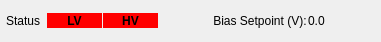
       <widget class="QWidget" name="horizontalLayoutWidget_7">
        <property name="geometry">
         <rect>
          <x>0</x>
          <y>11</y>
          <width>381</width>
          <height>31</height>
         </rect>
        </property>
        <layout class="QHBoxLayout" name="horizontalLayout_8">
         <property name="spacing">
          <number>1</number>
         </property>
         <property name="leftMargin">
          <number>6</number>
         </property>
         <property name="rightMargin">
          <number>6</number>
         </property>
         <item>
          <widget class="QLabel" name="label_35">
           <property name="sizePolicy">
            <sizepolicy hsizetype="Fixed" vsizetype="Fixed">
             <horstretch>0</horstretch>
             <verstretch>0</verstretch>
            </sizepolicy>
           </property>
           <property name="minimumSize">
            <size>
             <width>40</width>
             <height>18</height>
            </size>
           </property>
           <property name="maximumSize">
            <size>
             <width>40</width>
             <height>16777215</height>
            </size>
           </property>
           <property name="font">
            <font>
             <pointsize>9</pointsize>
            </font>
           </property>
           <property name="text">
            <string>Status</string>
           </property>
          </widget>
         </item>
         <item>
          <widget class="QLabel" name="lhsLvStatus">
           <property name="sizePolicy">
            <sizepolicy hsizetype="Fixed" vsizetype="Fixed">
             <horstretch>0</horstretch>
             <verstretch>0</verstretch>
            </sizepolicy>
           </property>
           <property name="minimumSize">
            <size>
             <width>55</width>
             <height>15</height>
            </size>
           </property>
           <property name="maximumSize">
            <size>
             <width>55</width>
             <height>16777215</height>
            </size>
           </property>
           <property name="font">
            <font>
             <weight>75</weight>
             <bold>true</bold>
            </font>
           </property>
           <property name="styleSheet">
            <string notr="true">background-color: rgb(255, 0, 0);</string>
           </property>
           <property name="text">
            <string>LV</string>
           </property>
           <property name="alignment">
            <set>Qt::AlignCenter</set>
           </property>
          </widget>
         </item>
         <item>
          <widget class="QLabel" name="lhsHvStatus">
           <property name="sizePolicy">
            <sizepolicy hsizetype="Fixed" vsizetype="Fixed">
             <horstretch>0</horstretch>
             <verstretch>0</verstretch>
            </sizepolicy>
           </property>
           <property name="minimumSize">
            <size>
             <width>55</width>
             <height>15</height>
            </size>
           </property>
           <property name="maximumSize">
            <size>
             <width>55</width>
             <height>16777215</height>
            </size>
           </property>
           <property name="font">
            <font>
             <weight>75</weight>
             <bold>true</bold>
            </font>
           </property>
           <property name="styleSheet">
            <string notr="true">background-color: rgb(255, 0, 0);</string>
           </property>
           <property name="text">
            <string>HV</string>
           </property>
           <property name="alignment">
            <set>Qt::AlignCenter</set>
           </property>
          </widget>
         </item>
         <item>
          <spacer name="horizontalSpacer_6">
           <property name="orientation">
            <enum>Qt::Horizontal</enum>
           </property>
           <property name="sizeHint" stdset="0">
            <size>
             <width>10</width>
             <height>20</height>
            </size>
           </property>
          </spacer>
         </item>
         <item>
          <widget class="QLabel" name="label_36">
           <property name="sizePolicy">
            <sizepolicy hsizetype="Fixed" vsizetype="Fixed">
             <horstretch>0</horstretch>
             <verstretch>0</verstretch>
            </sizepolicy>
           </property>
           <property name="minimumSize">
            <size>
             <width>0</width>
             <height>18</height>
            </size>
           </property>
           <property name="font">
            <font>
             <pointsize>9</pointsize>
            </font>
           </property>
           <property name="text">
            <string> Bias Setpoint (V):</string>
           </property>
          </widget>
         </item>
         <item>
          <widget class="QLabel" name="lhsBiasSetpoint">
           <property name="sizePolicy">
            <sizepolicy hsizetype="Fixed" vsizetype="Fixed">
             <horstretch>0</horstretch>
             <verstretch>0</verstretch>
            </sizepolicy>
           </property>
           <property name="minimumSize">
            <size>
             <width>0</width>
             <height>18</height>
            </size>
           </property>
           <property name="font">
            <font>
             <pointsize>9</pointsize>
            </font>
           </property>
           <property name="text">
            <string>0.0</string>
           </property>
          </widget>
         </item>
         <item>
          <spacer name="horizontalSpacer_13">
           <property name="orientation">
            <enum>Qt::Horizontal</enum>
           </property>
           <property name="sizeHint" stdset="0">
            <size>
             <width>40</width>
             <height>20</height>
            </size>
           </property>
          </spacer>
         </item>
        </layout>
       </widget>
